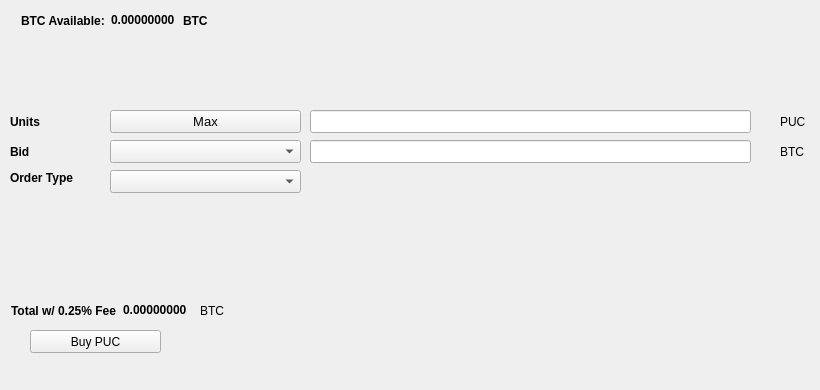
   <widget class="QWidget" name="BuyTab">
    <attribute name="title">
     <string>Buy</string>
    </attribute>
    <widget class="QPushButton" name="BuyPUC">
     <property name="geometry">
      <rect>
       <x>30</x>
       <y>330</y>
       <width>131</width>
       <height>23</height>
      </rect>
     </property>
     <property name="text">
      <string>Buy PUC</string>
     </property>
     <property name="icon">
      <iconset resource="../puc.qrc">
       <normaloff>:/icons/bitcoin</normaloff>:/icons/bitcoin</iconset>
     </property>
    </widget>
    <widget class="QLabel" name="label_3">
     <property name="geometry">
      <rect>
       <x>10</x>
       <y>110</y>
       <width>46</width>
       <height>23</height>
      </rect>
     </property>
     <property name="font">
      <font>
       <weight>75</weight>
       <bold>true</bold>
      </font>
     </property>
     <property name="text">
      <string>Units</string>
     </property>
    </widget>
    <widget class="QLineEdit" name="UnitsInput">
     <property name="geometry">
      <rect>
       <x>310</x>
       <y>110</y>
       <width>441</width>
       <height>23</height>
      </rect>
     </property>
     <property name="font">
      <font>
       <pointsize>9</pointsize>
       <weight>75</weight>
       <bold>true</bold>
      </font>
     </property>
    </widget>
    <widget class="QLineEdit" name="BuyBidPriceEdit">
     <property name="geometry">
      <rect>
       <x>310</x>
       <y>140</y>
       <width>441</width>
       <height>23</height>
      </rect>
     </property>
     <property name="font">
      <font>
       <pointsize>9</pointsize>
       <weight>75</weight>
       <bold>true</bold>
      </font>
     </property>
    </widget>
    <widget class="QLabel" name="label_4">
     <property name="geometry">
      <rect>
       <x>780</x>
       <y>110</y>
       <width>31</width>
       <height>23</height>
      </rect>
     </property>
     <property name="text">
      <string>PUC</string>
     </property>
    </widget>
    <widget class="QLabel" name="label_5">
     <property name="geometry">
      <rect>
       <x>780</x>
       <y>140</y>
       <width>31</width>
       <height>23</height>
      </rect>
     </property>
     <property name="text">
      <string>BTC</string>
     </property>
    </widget>
    <widget class="QLabel" name="label_6">
     <property name="geometry">
      <rect>
       <x>10</x>
       <y>140</y>
       <width>46</width>
       <height>23</height>
      </rect>
     </property>
     <property name="font">
      <font>
       <weight>75</weight>
       <bold>true</bold>
      </font>
     </property>
     <property name="text">
      <string>Bid</string>
     </property>
    </widget>
    <widget class="QLabel" name="label_7">
     <property name="geometry">
      <rect>
       <x>10</x>
       <y>170</y>
       <width>91</width>
       <height>16</height>
      </rect>
     </property>
     <property name="font">
      <font>
       <weight>75</weight>
       <bold>true</bold>
      </font>
     </property>
     <property name="text">
      <string>Order Type</string>
     </property>
    </widget>
    <widget class="QPushButton" name="Buy_Max_Amount">
     <property name="geometry">
      <rect>
       <x>110</x>
       <y>110</y>
       <width>191</width>
       <height>23</height>
      </rect>
     </property>
     <property name="font">
      <font>
       <pointsize>10</pointsize>
      </font>
     </property>
     <property name="text">
      <string>Max</string>
     </property>
    </widget>
    <widget class="QComboBox" name="BuyBidcomboBox">
     <property name="geometry">
      <rect>
       <x>110</x>
       <y>140</y>
       <width>191</width>
       <height>23</height>
      </rect>
     </property>
     <property name="font">
      <font>
       <pointsize>10</pointsize>
      </font>
     </property>
    </widget>
    <widget class="QComboBox" name="buyOrdertypeCombo">
     <property name="geometry">
      <rect>
       <x>110</x>
       <y>170</y>
       <width>191</width>
       <height>23</height>
      </rect>
     </property>
     <property name="font">
      <font>
       <pointsize>10</pointsize>
      </font>
     </property>
    </widget>
    <widget class="QWidget" name="layoutWidget1">
     <property name="geometry">
      <rect>
       <x>21</x>
       <y>11</y>
       <width>227</width>
       <height>19</height>
      </rect>
     </property>
     <layout class="QHBoxLayout" name="horizontalLayout_3">
      <item>
       <widget class="QLabel" name="label232">
        <property name="font">
         <font>
          <weight>75</weight>
          <bold>true</bold>
         </font>
        </property>
        <property name="text">
         <string>BTC Available:</string>
        </property>
       </widget>
      </item>
      <item>
       <widget class="QLabel" name="BtcAvailableLbl">
        <property name="palette">
         <palette>
          <active>
           <colorrole role="WindowText">
            <brush brushstyle="SolidPattern">
             <color alpha="255">
              <red>0</red>
              <green>0</green>
              <blue>0</blue>
             </color>
            </brush>
           </colorrole>
           <colorrole role="Button">
            <brush brushstyle="SolidPattern">
             <color alpha="255">
              <red>0</red>
              <green>170</green>
              <blue>0</blue>
             </color>
            </brush>
           </colorrole>
           <colorrole role="Light">
            <brush brushstyle="SolidPattern">
             <color alpha="255">
              <red>0</red>
              <green>255</green>
              <blue>0</blue>
             </color>
            </brush>
           </colorrole>
           <colorrole role="Midlight">
            <brush brushstyle="SolidPattern">
             <color alpha="255">
              <red>0</red>
              <green>212</green>
              <blue>0</blue>
             </color>
            </brush>
           </colorrole>
           <colorrole role="Dark">
            <brush brushstyle="SolidPattern">
             <color alpha="255">
              <red>0</red>
              <green>85</green>
              <blue>0</blue>
             </color>
            </brush>
           </colorrole>
           <colorrole role="Mid">
            <brush brushstyle="SolidPattern">
             <color alpha="255">
              <red>0</red>
              <green>113</green>
              <blue>0</blue>
             </color>
            </brush>
           </colorrole>
           <colorrole role="Text">
            <brush brushstyle="SolidPattern">
             <color alpha="255">
              <red>0</red>
              <green>170</green>
              <blue>0</blue>
             </color>
            </brush>
           </colorrole>
           <colorrole role="BrightText">
            <brush brushstyle="SolidPattern">
             <color alpha="255">
              <red>255</red>
              <green>255</green>
              <blue>255</blue>
             </color>
            </brush>
           </colorrole>
           <colorrole role="ButtonText">
            <brush brushstyle="SolidPattern">
             <color alpha="255">
              <red>0</red>
              <green>0</green>
              <blue>0</blue>
             </color>
            </brush>
           </colorrole>
           <colorrole role="Base">
            <brush brushstyle="SolidPattern">
             <color alpha="255">
              <red>255</red>
              <green>255</green>
              <blue>255</blue>
             </color>
            </brush>
           </colorrole>
           <colorrole role="Window">
            <brush brushstyle="SolidPattern">
             <color alpha="255">
              <red>0</red>
              <green>170</green>
              <blue>0</blue>
             </color>
            </brush>
           </colorrole>
           <colorrole role="Shadow">
            <brush brushstyle="SolidPattern">
             <color alpha="255">
              <red>0</red>
              <green>0</green>
              <blue>0</blue>
             </color>
            </brush>
           </colorrole>
           <colorrole role="AlternateBase">
            <brush brushstyle="SolidPattern">
             <color alpha="255">
              <red>127</red>
              <green>212</green>
              <blue>127</blue>
             </color>
            </brush>
           </colorrole>
           <colorrole role="ToolTipBase">
            <brush brushstyle="SolidPattern">
             <color alpha="255">
              <red>255</red>
              <green>255</green>
              <blue>220</blue>
             </color>
            </brush>
           </colorrole>
           <colorrole role="ToolTipText">
            <brush brushstyle="SolidPattern">
             <color alpha="255">
              <red>0</red>
              <green>0</green>
              <blue>0</blue>
             </color>
            </brush>
           </colorrole>
          </active>
          <inactive>
           <colorrole role="WindowText">
            <brush brushstyle="SolidPattern">
             <color alpha="255">
              <red>0</red>
              <green>0</green>
              <blue>0</blue>
             </color>
            </brush>
           </colorrole>
           <colorrole role="Button">
            <brush brushstyle="SolidPattern">
             <color alpha="255">
              <red>0</red>
              <green>170</green>
              <blue>0</blue>
             </color>
            </brush>
           </colorrole>
           <colorrole role="Light">
            <brush brushstyle="SolidPattern">
             <color alpha="255">
              <red>0</red>
              <green>255</green>
              <blue>0</blue>
             </color>
            </brush>
           </colorrole>
           <colorrole role="Midlight">
            <brush brushstyle="SolidPattern">
             <color alpha="255">
              <red>0</red>
              <green>212</green>
              <blue>0</blue>
             </color>
            </brush>
           </colorrole>
           <colorrole role="Dark">
            <brush brushstyle="SolidPattern">
             <color alpha="255">
              <red>0</red>
              <green>85</green>
              <blue>0</blue>
             </color>
            </brush>
           </colorrole>
           <colorrole role="Mid">
            <brush brushstyle="SolidPattern">
             <color alpha="255">
              <red>0</red>
              <green>113</green>
              <blue>0</blue>
             </color>
            </brush>
           </colorrole>
           <colorrole role="Text">
            <brush brushstyle="SolidPattern">
             <color alpha="255">
              <red>0</red>
              <green>170</green>
              <blue>0</blue>
             </color>
            </brush>
           </colorrole>
           <colorrole role="BrightText">
            <brush brushstyle="SolidPattern">
             <color alpha="255">
              <red>255</red>
              <green>255</green>
              <blue>255</blue>
             </color>
            </brush>
           </colorrole>
           <colorrole role="ButtonText">
            <brush brushstyle="SolidPattern">
             <color alpha="255">
              <red>0</red>
              <green>0</green>
              <blue>0</blue>
             </color>
            </brush>
           </colorrole>
           <colorrole role="Base">
            <brush brushstyle="SolidPattern">
             <color alpha="255">
              <red>255</red>
              <green>255</green>
              <blue>255</blue>
             </color>
            </brush>
           </colorrole>
           <colorrole role="Window">
            <brush brushstyle="SolidPattern">
             <color alpha="255">
              <red>0</red>
              <green>170</green>
              <blue>0</blue>
             </color>
            </brush>
           </colorrole>
           <colorrole role="Shadow">
            <brush brushstyle="SolidPattern">
             <color alpha="255">
              <red>0</red>
              <green>0</green>
              <blue>0</blue>
             </color>
            </brush>
           </colorrole>
           <colorrole role="AlternateBase">
            <brush brushstyle="SolidPattern">
             <color alpha="255">
              <red>127</red>
              <green>212</green>
              <blue>127</blue>
             </color>
            </brush>
           </colorrole>
           <colorrole role="ToolTipBase">
            <brush brushstyle="SolidPattern">
             <color alpha="255">
              <red>255</red>
              <green>255</green>
              <blue>220</blue>
             </color>
            </brush>
           </colorrole>
           <colorrole role="ToolTipText">
            <brush brushstyle="SolidPattern">
             <color alpha="255">
              <red>0</red>
              <green>0</green>
              <blue>0</blue>
             </color>
            </brush>
           </colorrole>
          </inactive>
          <disabled>
           <colorrole role="WindowText">
            <brush brushstyle="SolidPattern">
             <color alpha="255">
              <red>0</red>
              <green>85</green>
              <blue>0</blue>
             </color>
            </brush>
           </colorrole>
           <colorrole role="Button">
            <brush brushstyle="SolidPattern">
             <color alpha="255">
              <red>0</red>
              <green>170</green>
              <blue>0</blue>
             </color>
            </brush>
           </colorrole>
           <colorrole role="Light">
            <brush brushstyle="SolidPattern">
             <color alpha="255">
              <red>0</red>
              <green>255</green>
              <blue>0</blue>
             </color>
            </brush>
           </colorrole>
           <colorrole role="Midlight">
            <brush brushstyle="SolidPattern">
             <color alpha="255">
              <red>0</red>
              <green>212</green>
              <blue>0</blue>
             </color>
            </brush>
           </colorrole>
           <colorrole role="Dark">
            <brush brushstyle="SolidPattern">
             <color alpha="255">
              <red>0</red>
              <green>85</green>
              <blue>0</blue>
             </color>
            </brush>
           </colorrole>
           <colorrole role="Mid">
            <brush brushstyle="SolidPattern">
             <color alpha="255">
              <red>0</red>
              <green>113</green>
              <blue>0</blue>
             </color>
            </brush>
           </colorrole>
           <colorrole role="Text">
            <brush brushstyle="SolidPattern">
             <color alpha="255">
              <red>0</red>
              <green>85</green>
              <blue>0</blue>
             </color>
            </brush>
           </colorrole>
           <colorrole role="BrightText">
            <brush brushstyle="SolidPattern">
             <color alpha="255">
              <red>255</red>
              <green>255</green>
              <blue>255</blue>
             </color>
            </brush>
           </colorrole>
           <colorrole role="ButtonText">
            <brush brushstyle="SolidPattern">
             <color alpha="255">
              <red>0</red>
              <green>85</green>
              <blue>0</blue>
             </color>
            </brush>
           </colorrole>
           <colorrole role="Base">
            <brush brushstyle="SolidPattern">
             <color alpha="255">
              <red>0</red>
              <green>170</green>
              <blue>0</blue>
             </color>
            </brush>
           </colorrole>
           <colorrole role="Window">
            <brush brushstyle="SolidPattern">
             <color alpha="255">
              <red>0</red>
              <green>170</green>
              <blue>0</blue>
             </color>
            </brush>
           </colorrole>
           <colorrole role="Shadow">
            <brush brushstyle="SolidPattern">
             <color alpha="255">
              <red>0</red>
              <green>0</green>
              <blue>0</blue>
             </color>
            </brush>
           </colorrole>
           <colorrole role="AlternateBase">
            <brush brushstyle="SolidPattern">
             <color alpha="255">
              <red>0</red>
              <green>170</green>
              <blue>0</blue>
             </color>
            </brush>
           </colorrole>
           <colorrole role="ToolTipBase">
            <brush brushstyle="SolidPattern">
             <color alpha="255">
              <red>255</red>
              <green>255</green>
              <blue>220</blue>
             </color>
            </brush>
           </colorrole>
           <colorrole role="ToolTipText">
            <brush brushstyle="SolidPattern">
             <color alpha="255">
              <red>0</red>
              <green>0</green>
              <blue>0</blue>
             </color>
            </brush>
           </colorrole>
          </disabled>
         </palette>
        </property>
        <property name="font">
         <font>
          <weight>75</weight>
          <bold>true</bold>
         </font>
        </property>
        <property name="text">
         <string>0.00000000</string>
        </property>
        <property name="textInteractionFlags">
         <set>Qt::LinksAccessibleByMouse|Qt::TextSelectableByKeyboard|Qt::TextSelectableByMouse</set>
        </property>
       </widget>
      </item>
      <item>
       <widget class="QLabel" name="BtcAvailableLbl_2">
        <property name="font">
         <font>
          <weight>75</weight>
          <bold>true</bold>
         </font>
        </property>
        <property name="text">
         <string>BTC</string>
        </property>
       </widget>
      </item>
     </layout>
    </widget>
    <widget class="QWidget" name="layoutWidge2">
     <property name="geometry">
      <rect>
       <x>11</x>
       <y>301</y>
       <width>259</width>
       <height>19</height>
      </rect>
     </property>
     <layout class="QHBoxLayout" name="horizontalLayout_4">
      <item>
       <widget class="QLabel" name="label_9">
        <property name="font">
         <font>
          <weight>75</weight>
          <bold>true</bold>
         </font>
        </property>
        <property name="text">
         <string>Total w/ 0.25% Fee</string>
        </property>
       </widget>
      </item>
      <item>
       <widget class="QLabel" name="BuyCostLabel">
        <property name="palette">
         <palette>
          <active>
           <colorrole role="WindowText">
            <brush brushstyle="SolidPattern">
             <color alpha="255">
              <red>0</red>
              <green>0</green>
              <blue>0</blue>
             </color>
            </brush>
           </colorrole>
           <colorrole role="Button">
            <brush brushstyle="SolidPattern">
             <color alpha="255">
              <red>0</red>
              <green>170</green>
              <blue>0</blue>
             </color>
            </brush>
           </colorrole>
           <colorrole role="Light">
            <brush brushstyle="SolidPattern">
             <color alpha="255">
              <red>0</red>
              <green>255</green>
              <blue>0</blue>
             </color>
            </brush>
           </colorrole>
           <colorrole role="Midlight">
            <brush brushstyle="SolidPattern">
             <color alpha="255">
              <red>0</red>
              <green>212</green>
              <blue>0</blue>
             </color>
            </brush>
           </colorrole>
           <colorrole role="Dark">
            <brush brushstyle="SolidPattern">
             <color alpha="255">
              <red>0</red>
              <green>85</green>
              <blue>0</blue>
             </color>
            </brush>
           </colorrole>
           <colorrole role="Mid">
            <brush brushstyle="SolidPattern">
             <color alpha="255">
              <red>0</red>
              <green>113</green>
              <blue>0</blue>
             </color>
            </brush>
           </colorrole>
           <colorrole role="Text">
            <brush brushstyle="SolidPattern">
             <color alpha="255">
              <red>0</red>
              <green>170</green>
              <blue>0</blue>
             </color>
            </brush>
           </colorrole>
           <colorrole role="BrightText">
            <brush brushstyle="SolidPattern">
             <color alpha="255">
              <red>255</red>
              <green>255</green>
              <blue>255</blue>
             </color>
            </brush>
           </colorrole>
           <colorrole role="ButtonText">
            <brush brushstyle="SolidPattern">
             <color alpha="255">
              <red>0</red>
              <green>0</green>
              <blue>0</blue>
             </color>
            </brush>
           </colorrole>
           <colorrole role="Base">
            <brush brushstyle="SolidPattern">
             <color alpha="255">
              <red>255</red>
              <green>255</green>
              <blue>255</blue>
             </color>
            </brush>
           </colorrole>
           <colorrole role="Window">
            <brush brushstyle="SolidPattern">
             <color alpha="255">
              <red>0</red>
              <green>170</green>
              <blue>0</blue>
             </color>
            </brush>
           </colorrole>
           <colorrole role="Shadow">
            <brush brushstyle="SolidPattern">
             <color alpha="255">
              <red>0</red>
              <green>0</green>
              <blue>0</blue>
             </color>
            </brush>
           </colorrole>
           <colorrole role="AlternateBase">
            <brush brushstyle="SolidPattern">
             <color alpha="255">
              <red>127</red>
              <green>212</green>
              <blue>127</blue>
             </color>
            </brush>
           </colorrole>
           <colorrole role="ToolTipBase">
            <brush brushstyle="SolidPattern">
             <color alpha="255">
              <red>255</red>
              <green>255</green>
              <blue>220</blue>
             </color>
            </brush>
           </colorrole>
           <colorrole role="ToolTipText">
            <brush brushstyle="SolidPattern">
             <color alpha="255">
              <red>0</red>
              <green>0</green>
              <blue>0</blue>
             </color>
            </brush>
           </colorrole>
          </active>
          <inactive>
           <colorrole role="WindowText">
            <brush brushstyle="SolidPattern">
             <color alpha="255">
              <red>0</red>
              <green>0</green>
              <blue>0</blue>
             </color>
            </brush>
           </colorrole>
           <colorrole role="Button">
            <brush brushstyle="SolidPattern">
             <color alpha="255">
              <red>0</red>
              <green>170</green>
              <blue>0</blue>
             </color>
            </brush>
           </colorrole>
           <colorrole role="Light">
            <brush brushstyle="SolidPattern">
             <color alpha="255">
              <red>0</red>
              <green>255</green>
              <blue>0</blue>
             </color>
            </brush>
           </colorrole>
           <colorrole role="Midlight">
            <brush brushstyle="SolidPattern">
             <color alpha="255">
              <red>0</red>
              <green>212</green>
              <blue>0</blue>
             </color>
            </brush>
           </colorrole>
           <colorrole role="Dark">
            <brush brushstyle="SolidPattern">
             <color alpha="255">
              <red>0</red>
              <green>85</green>
              <blue>0</blue>
             </color>
            </brush>
           </colorrole>
           <colorrole role="Mid">
            <brush brushstyle="SolidPattern">
             <color alpha="255">
              <red>0</red>
              <green>113</green>
              <blue>0</blue>
             </color>
            </brush>
           </colorrole>
           <colorrole role="Text">
            <brush brushstyle="SolidPattern">
             <color alpha="255">
              <red>0</red>
              <green>170</green>
              <blue>0</blue>
             </color>
            </brush>
           </colorrole>
           <colorrole role="BrightText">
            <brush brushstyle="SolidPattern">
             <color alpha="255">
              <red>255</red>
              <green>255</green>
              <blue>255</blue>
             </color>
            </brush>
           </colorrole>
           <colorrole role="ButtonText">
            <brush brushstyle="SolidPattern">
             <color alpha="255">
              <red>0</red>
              <green>0</green>
              <blue>0</blue>
             </color>
            </brush>
           </colorrole>
           <colorrole role="Base">
            <brush brushstyle="SolidPattern">
             <color alpha="255">
              <red>255</red>
              <green>255</green>
              <blue>255</blue>
             </color>
            </brush>
           </colorrole>
           <colorrole role="Window">
            <brush brushstyle="SolidPattern">
             <color alpha="255">
              <red>0</red>
              <green>170</green>
              <blue>0</blue>
             </color>
            </brush>
           </colorrole>
           <colorrole role="Shadow">
            <brush brushstyle="SolidPattern">
             <color alpha="255">
              <red>0</red>
              <green>0</green>
              <blue>0</blue>
             </color>
            </brush>
           </colorrole>
           <colorrole role="AlternateBase">
            <brush brushstyle="SolidPattern">
             <color alpha="255">
              <red>127</red>
              <green>212</green>
              <blue>127</blue>
             </color>
            </brush>
           </colorrole>
           <colorrole role="ToolTipBase">
            <brush brushstyle="SolidPattern">
             <color alpha="255">
              <red>255</red>
              <green>255</green>
              <blue>220</blue>
             </color>
            </brush>
           </colorrole>
           <colorrole role="ToolTipText">
            <brush brushstyle="SolidPattern">
             <color alpha="255">
              <red>0</red>
              <green>0</green>
              <blue>0</blue>
             </color>
            </brush>
           </colorrole>
          </inactive>
          <disabled>
           <colorrole role="WindowText">
            <brush brushstyle="SolidPattern">
             <color alpha="255">
              <red>0</red>
              <green>85</green>
              <blue>0</blue>
             </color>
            </brush>
           </colorrole>
           <colorrole role="Button">
            <brush brushstyle="SolidPattern">
             <color alpha="255">
              <red>0</red>
              <green>170</green>
              <blue>0</blue>
             </color>
            </brush>
           </colorrole>
           <colorrole role="Light">
            <brush brushstyle="SolidPattern">
             <color alpha="255">
              <red>0</red>
              <green>255</green>
              <blue>0</blue>
             </color>
            </brush>
           </colorrole>
           <colorrole role="Midlight">
            <brush brushstyle="SolidPattern">
             <color alpha="255">
              <red>0</red>
              <green>212</green>
              <blue>0</blue>
             </color>
            </brush>
           </colorrole>
           <colorrole role="Dark">
            <brush brushstyle="SolidPattern">
             <color alpha="255">
              <red>0</red>
              <green>85</green>
              <blue>0</blue>
             </color>
            </brush>
           </colorrole>
           <colorrole role="Mid">
            <brush brushstyle="SolidPattern">
             <color alpha="255">
              <red>0</red>
              <green>113</green>
              <blue>0</blue>
             </color>
            </brush>
           </colorrole>
           <colorrole role="Text">
            <brush brushstyle="SolidPattern">
             <color alpha="255">
              <red>0</red>
              <green>85</green>
              <blue>0</blue>
             </color>
            </brush>
           </colorrole>
           <colorrole role="BrightText">
            <brush brushstyle="SolidPattern">
             <color alpha="255">
              <red>255</red>
              <green>255</green>
              <blue>255</blue>
             </color>
            </brush>
           </colorrole>
           <colorrole role="ButtonText">
            <brush brushstyle="SolidPattern">
             <color alpha="255">
              <red>0</red>
              <green>85</green>
              <blue>0</blue>
             </color>
            </brush>
           </colorrole>
           <colorrole role="Base">
            <brush brushstyle="SolidPattern">
             <color alpha="255">
              <red>0</red>
              <green>170</green>
              <blue>0</blue>
             </color>
            </brush>
           </colorrole>
           <colorrole role="Window">
            <brush brushstyle="SolidPattern">
             <color alpha="255">
              <red>0</red>
              <green>170</green>
              <blue>0</blue>
             </color>
            </brush>
           </colorrole>
           <colorrole role="Shadow">
            <brush brushstyle="SolidPattern">
             <color alpha="255">
              <red>0</red>
              <green>0</green>
              <blue>0</blue>
             </color>
            </brush>
           </colorrole>
           <colorrole role="AlternateBase">
            <brush brushstyle="SolidPattern">
             <color alpha="255">
              <red>0</red>
              <green>170</green>
              <blue>0</blue>
             </color>
            </brush>
           </colorrole>
           <colorrole role="ToolTipBase">
            <brush brushstyle="SolidPattern">
             <color alpha="255">
              <red>255</red>
              <green>255</green>
              <blue>220</blue>
             </color>
            </brush>
           </colorrole>
           <colorrole role="ToolTipText">
            <brush brushstyle="SolidPattern">
             <color alpha="255">
              <red>0</red>
              <green>0</green>
              <blue>0</blue>
             </color>
            </brush>
           </colorrole>
          </disabled>
         </palette>
        </property>
        <property name="font">
         <font>
          <weight>75</weight>
          <bold>true</bold>
         </font>
        </property>
        <property name="autoFillBackground">
         <bool>false</bool>
        </property>
        <property name="text">
         <string>0.00000000</string>
        </property>
        <property name="textInteractionFlags">
         <set>Qt::LinksAccessibleByMouse|Qt::TextSelectableByMouse</set>
        </property>
       </widget>
      </item>
      <item>
       <widget class="QLabel" name="label_10">
        <property name="font">
         <font>
          <weight>50</weight>
          <bold>false</bold>
         </font>
        </property>
        <property name="text">
         <string>BTC</string>
        </property>
       </widget>
      </item>
     </layout>
    </widget>
    <widget class="QLabel" name="label_24">
     <property name="geometry">
      <rect>
       <x>460</x>
       <y>300</y>
       <width>281</width>
       <height>81</height>
      </rect>
     </property>
     <property name="text">
      <string/>
     </property>
     <property name="pixmap">
      <pixmap>:/images/bittrex</pixmap>
     </property>
    </widget>
   </widget>
